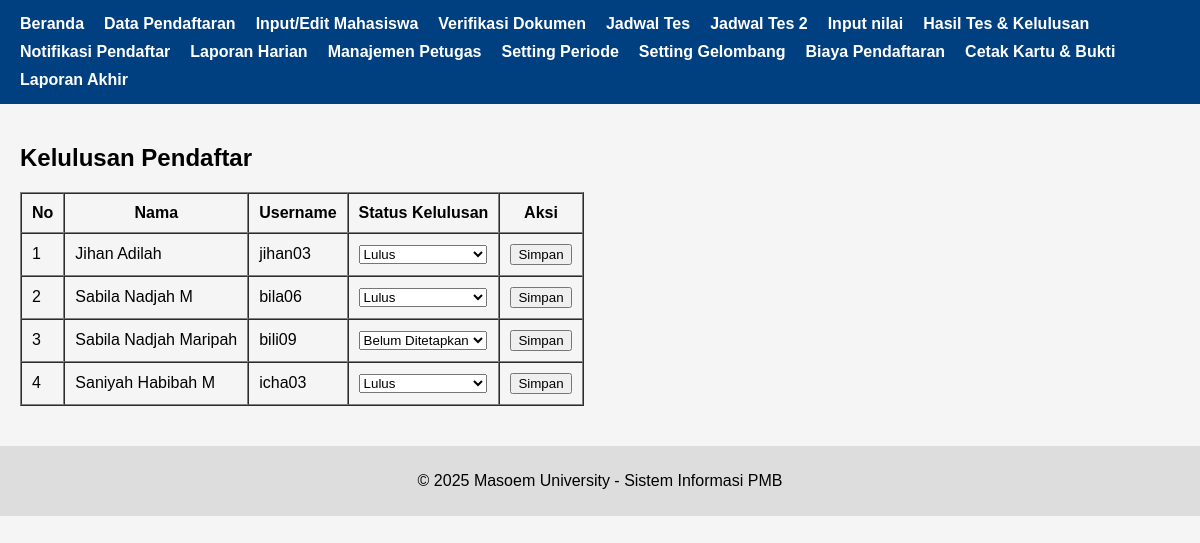
/pages/kelulusan.php, run on the app's committed database.
### tables this page shows
CREATE TABLE `pendaftar` (
  `id` int(11) NOT NULL,
  `username` varchar(50) DEFAULT NULL,
  `prodi` varchar(100) DEFAULT NULL,
  `nama` varchar(100) DEFAULT NULL,
  `whatsapp` varchar(20) DEFAULT NULL,
  `asal_sekolah` varchar(100) DEFAULT NULL,
  `tahun_lulus` int(11) DEFAULT NULL,
  `created_at` timestamp NOT NULL DEFAULT current_timestamp(),
  `status_verifikasi` enum('belum','sudah') DEFAULT 'belum',
  `status_kelulusan` enum('Lulus','Tidak Lulus','Belum Ditetapkan') DEFAULT 'Belum Ditetapkan',
  `bukti_pembayaran` varchar(255) DEFAULT NULL,
  `status_pembayaran` enum('belum','sudah') DEFAULT 'belum'
);

### pages/kelulusan.php (the view, shortened to what this page needs)
<?php
include '../header.php';
$conn = new mysqli("localhost", "root", "", "pmb");
$pendaftar = $conn->query("SELECT username, nama, status_kelulusan FROM pendaftar ORDER BY nama ASC");
?>
<div class="container">
  <h2>Kelulusan Pendaftar</h2>
  <table border="1" cellpadding="10" cellspacing="0">
    <tr>
      <th>No</th>
      <th>Nama</th>
      <th>Username</th>
      <th>Status Kelulusan</th>
      <th>Aksi</th>
    </tr>
    <?php $no = 1; while ($p = $pendaftar->fetch_assoc()): ?>
    <tr>
      <form method="post">
        <td><?= $no++ ?></td>
        <td><?= htmlspecialchars($p['nama']) ?></td>
        <td><?= htmlspecialchars($p['username']) ?></td>
        <td>
          <select name="status_kelulusan" required>
            <option value="Belum Ditetapkan" <?= $p['status_kelulusan'] == 'Belum Ditetapkan' ? 'selected' : '' ?>>Belum Ditetapkan</option>
            <option value="Lulus" <?= $p['status_kelulusan'] == 'Lulus' ? 'selected' : '' ?>>Lulus</option>
          </select>
        </td>
        <td>
          <button type="submit">Simpan</button>
        </td>
      </form>
    </tr>
    <?php endwhile; ?>
  </table>
</div>
<?php
include '../footer.php';
?>

### assets/style.css (style rules this page uses)
body { font-family: Arial, sans-serif; background-color: #f5f5f5; margin: 0; padding: 0; }
.container { padding: 20px; }

### data on the page
pendaftar: nama "Jihan Adilah", username "jihan03", status_kelulusan "Lulus"
pendaftar: nama "Sabila Nadjah M", username "bila06", status_kelulusan "Lulus"
pendaftar: nama "Sabila Nadjah Maripah", username "bili09", status_kelulusan "Belum Ditetapkan"
pendaftar: nama "Saniyah Habibah M", username "icha03", status_kelulusan "Lulus"
